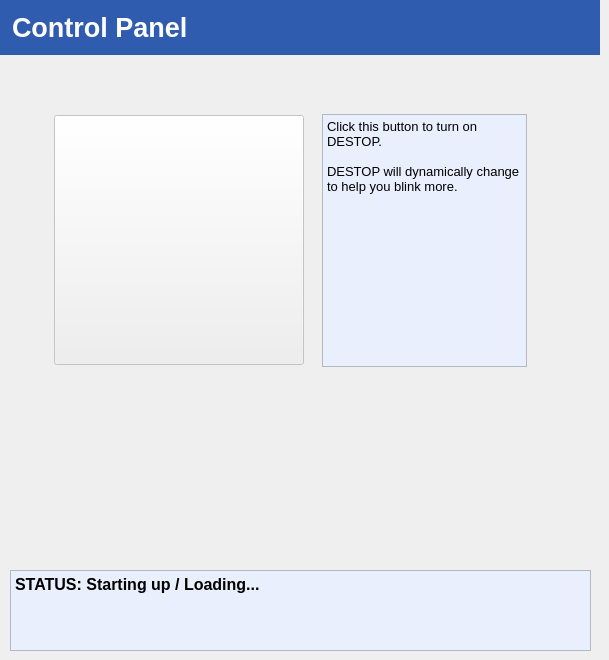
       <widget class="QWidget" name="ControlPanelPage">
        <widget class="QWidget" name="widget_4" native="true">
         <property name="geometry">
          <rect>
           <x>0</x>
           <y>0</y>
           <width>600</width>
           <height>55</height>
          </rect>
         </property>
         <property name="minimumSize">
          <size>
           <width>600</width>
           <height>55</height>
          </size>
         </property>
         <property name="maximumSize">
          <size>
           <width>600</width>
           <height>55</height>
          </size>
         </property>
         <property name="styleSheet">
          <string notr="true">QWidget{
	
	
	background-color: rgb(47, 92, 175);
}</string>
         </property>
         <layout class="QHBoxLayout" name="horizontalLayout_7">
          <property name="leftMargin">
           <number>12</number>
          </property>
          <item>
           <layout class="QVBoxLayout" name="verticalLayout_10">
            <item>
             <widget class="QLabel" name="label_4">
              <property name="font">
               <font>
                <pointsize>20</pointsize>
                <weight>75</weight>
                <bold>true</bold>
               </font>
              </property>
              <property name="styleSheet">
               <string notr="true">QLabel{
	color: rgb(255, 255, 255);
}</string>
              </property>
              <property name="text">
               <string>Control Panel</string>
              </property>
             </widget>
            </item>
           </layout>
          </item>
          <item>
           <layout class="QVBoxLayout" name="verticalLayout_11">
            <item>
             <spacer name="horizontalSpacer_7">
              <property name="orientation">
               <enum>Qt::Horizontal</enum>
              </property>
              <property name="sizeHint" stdset="0">
               <size>
                <width>120</width>
                <height>20</height>
               </size>
              </property>
             </spacer>
            </item>
           </layout>
          </item>
         </layout>
        </widget>
        <widget class="QWidget" name="gridLayoutWidget">
         <property name="geometry">
          <rect>
           <x>50</x>
           <y>110</y>
           <width>481</width>
           <height>261</height>
          </rect>
         </property>
         <layout class="QGridLayout" name="gridLayout_2">
          <property name="leftMargin">
           <number>4</number>
          </property>
          <property name="topMargin">
           <number>4</number>
          </property>
          <property name="rightMargin">
           <number>4</number>
          </property>
          <property name="bottomMargin">
           <number>4</number>
          </property>
          <property name="horizontalSpacing">
           <number>18</number>
          </property>
          <item row="0" column="0">
           <widget class="QPushButton" name="PowerButton">
            <property name="enabled">
             <bool>false</bool>
            </property>
            <property name="minimumSize">
             <size>
              <width>250</width>
              <height>250</height>
             </size>
            </property>
            <property name="maximumSize">
             <size>
              <width>250</width>
              <height>250</height>
             </size>
            </property>
            <property name="text">
             <string/>
            </property>
            <property name="icon">
             <iconset resource="DESTOP.ui.qrc">
              <normaloff>:/icons/Off.png</normaloff>
              <normalon>:/icons/On.png</normalon>:/icons/Off.png</iconset>
            </property>
            <property name="iconSize">
             <size>
              <width>250</width>
              <height>250</height>
             </size>
            </property>
            <property name="checkable">
             <bool>true</bool>
            </property>
           </widget>
          </item>
          <item row="0" column="1">
           <widget class="QTextBrowser" name="PowerDisclaimer">
            <property name="styleSheet">
             <string notr="true">QTextBrowser {
	
	background-color: rgb(233, 239, 253);
	
	color: rgb(0, 0, 0);

}


</string>
            </property>
            <property name="html">
             <string>&lt;!DOCTYPE HTML PUBLIC &quot;-//W3C//DTD HTML 4.0//EN&quot; &quot;http://www.w3.org/TR/REC-html40/strict.dtd&quot;&gt;
&lt;html&gt;&lt;head&gt;&lt;meta name=&quot;qrichtext&quot; content=&quot;1&quot; /&gt;&lt;style type=&quot;text/css&quot;&gt;
p, li { white-space: pre-wrap; }
&lt;/style&gt;&lt;/head&gt;&lt;body style=&quot; font-family:'MS Shell Dlg 2'; font-size:8pt; font-weight:400; font-style:normal;&quot;&gt;
&lt;p style=&quot; margin-top:0px; margin-bottom:0px; margin-left:0px; margin-right:0px; -qt-block-indent:0; text-indent:0px;&quot;&gt;&lt;span style=&quot; font-size:10pt;&quot;&gt;Click this button to turn on DESTOP.&lt;/span&gt;&lt;/p&gt;
&lt;p style=&quot;-qt-paragraph-type:empty; margin-top:0px; margin-bottom:0px; margin-left:0px; margin-right:0px; -qt-block-indent:0; text-indent:0px; font-size:10pt;&quot;&gt;&lt;br /&gt;&lt;/p&gt;
&lt;p style=&quot; margin-top:0px; margin-bottom:0px; margin-left:0px; margin-right:0px; -qt-block-indent:0; text-indent:0px;&quot;&gt;&lt;span style=&quot; font-size:10pt;&quot;&gt;DESTOP will dynamically change to help you blink more.&lt;/span&gt;&lt;/p&gt;&lt;/body&gt;&lt;/html&gt;</string>
            </property>
           </widget>
          </item>
         </layout>
        </widget>
        <widget class="QTextBrowser" name="StatusIndicator">
         <property name="geometry">
          <rect>
           <x>10</x>
           <y>570</y>
           <width>581</width>
           <height>81</height>
          </rect>
         </property>
         <property name="styleSheet">
          <string notr="true">QTextBrowser {
	
	background-color: rgb(233, 239, 253);
	
	color: rgb(0, 0, 0);

}


</string>
         </property>
         <property name="html">
          <string>&lt;!DOCTYPE HTML PUBLIC &quot;-//W3C//DTD HTML 4.0//EN&quot; &quot;http://www.w3.org/TR/REC-html40/strict.dtd&quot;&gt;
&lt;html&gt;&lt;head&gt;&lt;meta name=&quot;qrichtext&quot; content=&quot;1&quot; /&gt;&lt;style type=&quot;text/css&quot;&gt;
p, li { white-space: pre-wrap; }
&lt;/style&gt;&lt;/head&gt;&lt;body style=&quot; font-family:'MS Shell Dlg 2'; font-size:8pt; font-weight:400; font-style:normal;&quot;&gt;
&lt;p style=&quot; margin-top:0px; margin-bottom:0px; margin-left:0px; margin-right:0px; -qt-block-indent:0; text-indent:0px;&quot;&gt;&lt;span style=&quot; font-size:12pt; font-weight:600;&quot;&gt;STATUS: Starting up / Loading...&lt;/span&gt;&lt;/p&gt;&lt;/body&gt;&lt;/html&gt;</string>
         </property>
        </widget>
       </widget>
